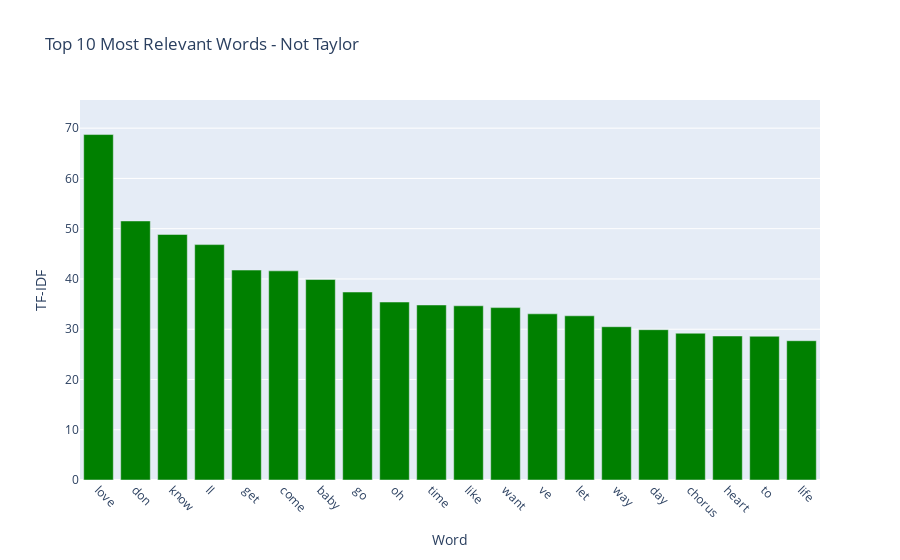
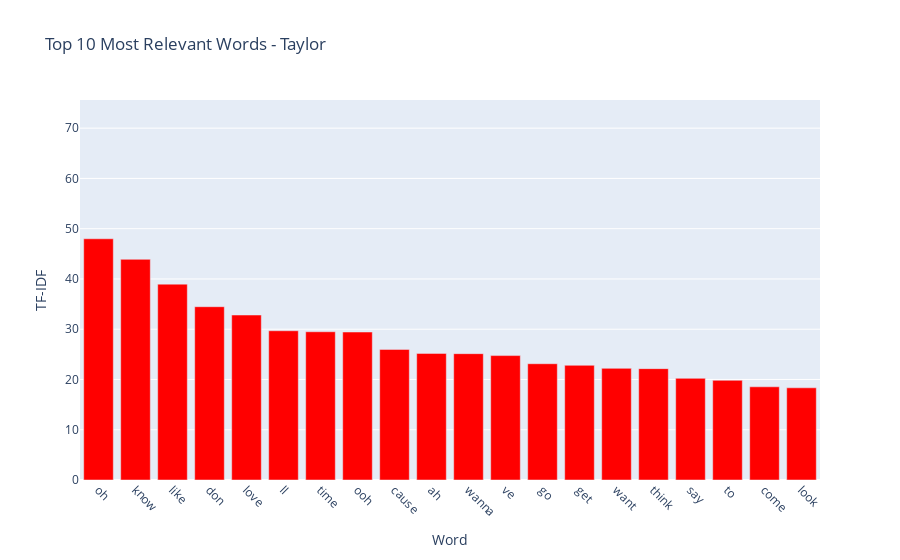

Notebook code cell kept with these figures, in order:
### Code cell
max_value = max(top_relevant_not_words.max(), top_relevant_yes_words.max()) * 1.10

fig_ham = px.bar(
    x = top_relevant_not_words.index,
    y = top_relevant_not_words.values,
    title = 'Top 10 Most Relevant Words - Not Taylor',
    labels = {'x': 'Word', 'y': 'TF-IDF'},
    color_discrete_sequence=['green']
)

fig_ham.update_layout(
    xaxis_tickangle = 45,
    yaxis_range = [0, max_value]
)

# Gráfico para Taylor
fig_spam = px.bar(
    x = top_relevant_yes_words.index,
    y = top_relevant_yes_words.values,
    title = 'Top 10 Most Relevant Words - Taylor',
    labels = {'x': 'Word', 'y': 'TF-IDF'},
    color_discrete_sequence = ['red']
)

fig_spam.update_layout(
    xaxis_tickangle = 45,
    yaxis_range = [0, max_value]
)

fig_ham.show()
fig_spam.show()

### Figure 1 — Plotly figure (JSON) as saved in the notebook; plotly's stock layout.template omitted (floating-point values rounded to 4 significant figures)
{"data": [{"hovertemplate": "Word=%{x}<br>TF-IDF=%{y}<extra></extra>", "legendgroup": "", "marker": {"color": "green", "pattern": {"shape": ""}}, "name": "", "orientation": "v", "showlegend": false, "textposition": "auto", "type": "bar", "x": ["love", "don", "know", "ll", "get", "come", "baby", "go", "oh", "time", "like", "want", "ve", "let", "way", "day", "chorus", "heart", "to", "life"], "xaxis": "x", "y": [68.73, 51.54, 48.85, 46.83, 41.77, 41.61, 39.88, 37.4, 35.41, 34.82, 34.66, 34.29, 33.06, 32.67, 30.49, 29.9, 29.2, 28.65, 28.6, 27.71], "yaxis": "y"}], "layout": {"barmode": "relative", "legend": {"tracegroupgap": 0}, "title": {"text": "Top 10 Most Relevant Words - Not Taylor"}, "xaxis": {"anchor": "y", "domain": [0, 1], "tickangle": 45, "title": {"text": "Word"}}, "yaxis": {"anchor": "x", "domain": [0, 1], "range": [0, 75.6], "title": {"text": "TF-IDF"}}}}

### Figure 2 — Plotly figure (JSON) as saved in the notebook; plotly's stock layout.template omitted (floating-point values rounded to 4 significant figures)
{"data": [{"hovertemplate": "Word=%{x}<br>TF-IDF=%{y}<extra></extra>", "legendgroup": "", "marker": {"color": "red", "pattern": {"shape": ""}}, "name": "", "orientation": "v", "showlegend": false, "textposition": "auto", "type": "bar", "x": ["oh", "know", "like", "don", "love", "ll", "time", "ooh", "cause", "ah", "wanna", "ve", "go", "get", "want", "think", "say", "to", "come", "look"], "xaxis": "x", "y": [47.99, 43.9, 38.97, 34.48, 32.82, 29.69, 29.49, 29.44, 25.98, 25.19, 25.14, 24.75, 23.13, 22.82, 22.21, 22.16, 20.22, 19.83, 18.54, 18.34], "yaxis": "y"}], "layout": {"barmode": "relative", "legend": {"tracegroupgap": 0}, "title": {"text": "Top 10 Most Relevant Words - Taylor"}, "xaxis": {"anchor": "y", "domain": [0, 1], "tickangle": 45, "title": {"text": "Word"}}, "yaxis": {"anchor": "x", "domain": [0, 1], "range": [0, 75.6], "title": {"text": "TF-IDF"}}}}
